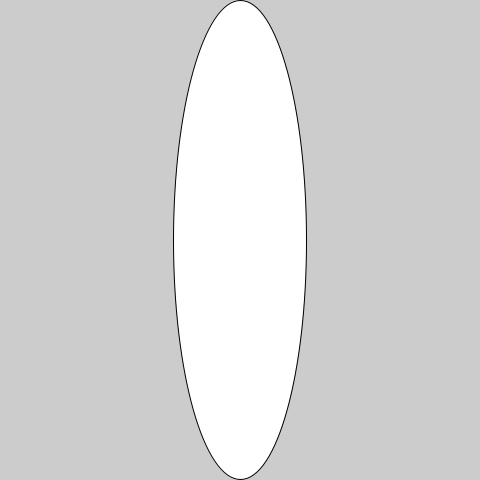
Frame 1 (no input)
Frame 60 (the mouse pressed at the canvas centre just before this capture): identical to frame 1, image omitted
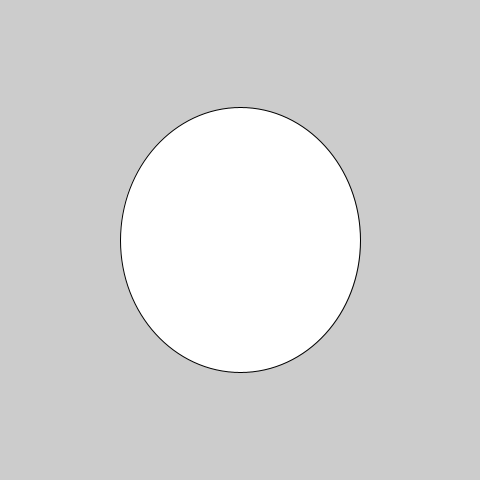
Frame 120 (the mouse held since frame 60 and released just before this capture)

The Processing sketch that drew these frames (run headless with seeded random() and noise(); from frame 60 on, the mouse is pressed at the canvas centre):

// Processing sketch: processing_128627
// ── processing_128627.pde


//Carlyn Maw
//Wk 1 - Example 2 Constant Vs Variable

final int AREA = 200000;

float d2 = 0;
float d1 = 0;

float d1MAX = 0;

void setup() {
  size(480, 480);
  d1MAX = AREA / (PI * height);
  smooth();
}

void draw() {
 drawBackground();
 d1 = max(mouseX, d1MAX);
 d2 = AREA / (PI * d1);
 ellipse(width/2, height/2, d1, d2);
}

void drawBackground() {
  background(204);
}
